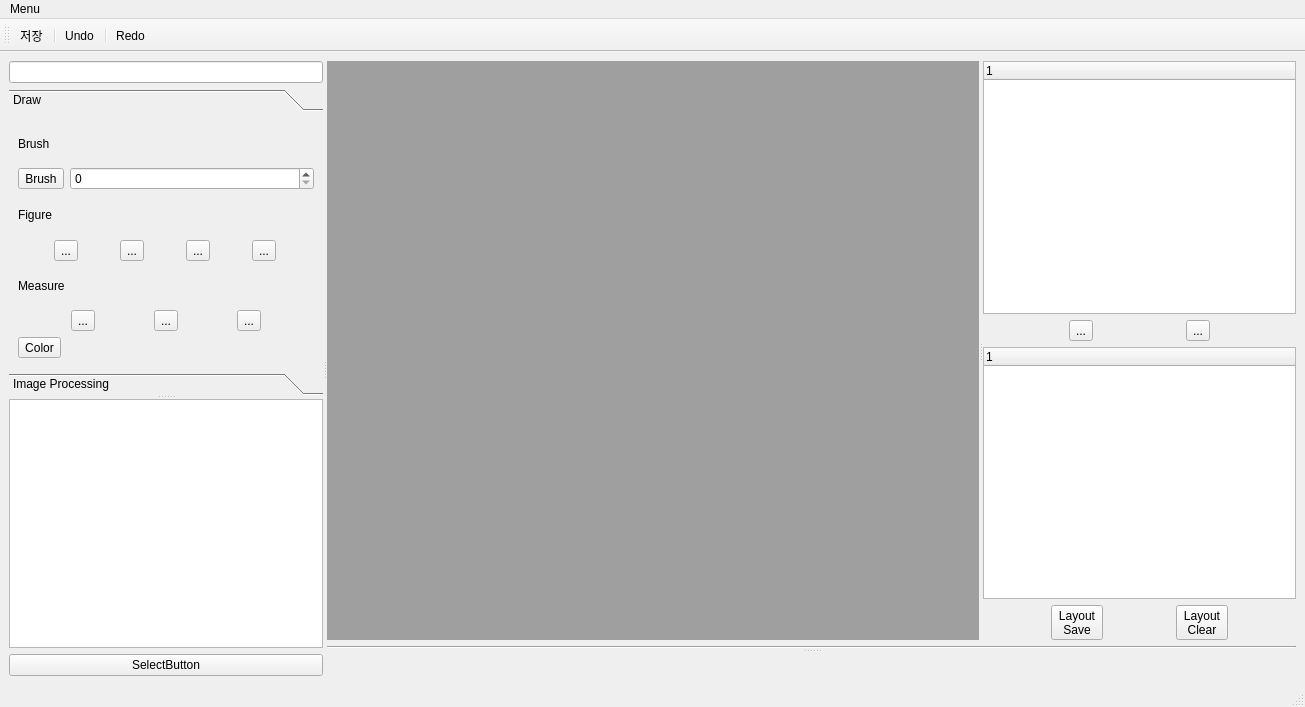
<?xml version="1.0" encoding="UTF-8"?>
<ui version="4.0">
 <class>MainWindow</class>
 <widget class="QMainWindow" name="MainWindow">
  <property name="geometry">
   <rect>
    <x>0</x>
    <y>0</y>
    <width>1305</width>
    <height>707</height>
   </rect>
  </property>
  <property name="windowTitle">
   <string>MainWindow</string>
  </property>
  <widget class="QWidget" name="centralwidget">
   <layout class="QHBoxLayout" name="horizontalLayout_3">
    <item>
     <widget class="QSplitter" name="splitter_3">
      <property name="orientation">
       <enum>Qt::Horizontal</enum>
      </property>
      <widget class="QSplitter" name="splitter_2">
       <property name="orientation">
        <enum>Qt::Vertical</enum>
       </property>
       <widget class="QWidget" name="layoutWidget">
        <layout class="QVBoxLayout" name="verticalLayout_12">
         <item>
          <widget class="QLineEdit" name="lineEdit"/>
         </item>
         <item>
          <widget class="QToolBox" name="toolBox">
           <property name="currentIndex">
            <number>0</number>
           </property>
           <widget class="QWidget" name="page">
            <property name="geometry">
             <rect>
              <x>0</x>
              <y>0</y>
              <width>181</width>
              <height>262</height>
             </rect>
            </property>
            <attribute name="label">
             <string>Draw</string>
            </attribute>
            <layout class="QVBoxLayout" name="verticalLayout_11">
             <item>
              <layout class="QVBoxLayout" name="verticalLayout_5">
               <item>
                <layout class="QVBoxLayout" name="verticalLayout">
                 <item>
                  <widget class="QLabel" name="label">
                   <property name="text">
                    <string>Brush</string>
                   </property>
                  </widget>
                 </item>
                 <item>
                  <layout class="QHBoxLayout" name="horizontalLayout_4">
                   <item>
                    <widget class="QToolButton" name="BrushtoolButton">
                     <property name="text">
                      <string>Brush</string>
                     </property>
                     <property name="icon">
                      <iconset resource="Image.qrc">
                       <normaloff>:/Image/draw2.png</normaloff>:/Image/draw2.png</iconset>
                     </property>
                    </widget>
                   </item>
                   <item>
                    <widget class="QSpinBox" name="spinBox"/>
                   </item>
                  </layout>
                 </item>
                </layout>
               </item>
               <item>
                <layout class="QVBoxLayout" name="verticalLayout_3">
                 <item>
                  <widget class="QLabel" name="label_2">
                   <property name="text">
                    <string>Figure</string>
                   </property>
                  </widget>
                 </item>
                 <item>
                  <layout class="QHBoxLayout" name="horizontalLayout_5">
                   <item>
                    <widget class="QToolButton" name="CircletoolButton">
                     <property name="text">
                      <string>...</string>
                     </property>
                     <property name="icon">
                      <iconset resource="Image.qrc">
                       <normaloff>:/Image/circle2.png</normaloff>:/Image/circle2.png</iconset>
                     </property>
                    </widget>
                   </item>
                   <item>
                    <widget class="QToolButton" name="RectangletoolButton">
                     <property name="text">
                      <string>...</string>
                     </property>
                     <property name="icon">
                      <iconset resource="Image.qrc">
                       <normaloff>:/Image/triangle2.png</normaloff>:/Image/triangle2.png</iconset>
                     </property>
                    </widget>
                   </item>
                   <item>
                    <widget class="QToolButton" name="TriangletoolButton">
                     <property name="text">
                      <string>...</string>
                     </property>
                     <property name="icon">
                      <iconset resource="Image.qrc">
                       <normaloff>:/Image/rectangle2.png</normaloff>:/Image/rectangle2.png</iconset>
                     </property>
                    </widget>
                   </item>
                   <item>
                    <widget class="QToolButton" name="ArrowtoolButton">
                     <property name="text">
                      <string>...</string>
                     </property>
                     <property name="icon">
                      <iconset resource="Image.qrc">
                       <normaloff>:/Image/arrow3.png</normaloff>:/Image/arrow3.png</iconset>
                     </property>
                    </widget>
                   </item>
                  </layout>
                 </item>
                </layout>
               </item>
               <item>
                <layout class="QVBoxLayout" name="verticalLayout_4">
                 <item>
                  <widget class="QLabel" name="label_3">
                   <property name="text">
                    <string>Measure</string>
                   </property>
                  </widget>
                 </item>
                 <item>
                  <layout class="QHBoxLayout" name="horizontalLayout_6">
                   <item>
                    <widget class="QToolButton" name="RulertoolButton">
                     <property name="text">
                      <string>...</string>
                     </property>
                     <property name="icon">
                      <iconset resource="Image.qrc">
                       <normaloff>:/Image/ruler.png</normaloff>:/Image/ruler.png</iconset>
                     </property>
                    </widget>
                   </item>
                   <item>
                    <widget class="QToolButton" name="MeasuretoolButton">
                     <property name="text">
                      <string>...</string>
                     </property>
                     <property name="icon">
                      <iconset resource="Image.qrc">
                       <normaloff>:/Image/measure.png</normaloff>:/Image/measure.png</iconset>
                     </property>
                    </widget>
                   </item>
                   <item>
                    <widget class="QToolButton" name="ProtractortoolButton">
                     <property name="text">
                      <string>...</string>
                     </property>
                     <property name="icon">
                      <iconset resource="Image.qrc">
                       <normaloff>:/Image/progtractor.png</normaloff>:/Image/progtractor.png</iconset>
                     </property>
                    </widget>
                   </item>
                  </layout>
                 </item>
                </layout>
               </item>
               <item>
                <widget class="QToolButton" name="ColortoolButton">
                 <property name="layoutDirection">
                  <enum>Qt::LeftToRight</enum>
                 </property>
                 <property name="text">
                  <string>Color</string>
                 </property>
                 <property name="icon">
                  <iconset resource="Image.qrc">
                   <normaloff>:/Image/color.png</normaloff>:/Image/color.png</iconset>
                 </property>
                 <property name="iconSize">
                  <size>
                   <width>150</width>
                   <height>15</height>
                  </size>
                 </property>
                </widget>
               </item>
              </layout>
             </item>
            </layout>
           </widget>
           <widget class="QWidget" name="page_3">
            <property name="geometry">
             <rect>
              <x>0</x>
              <y>0</y>
              <width>221</width>
              <height>241</height>
             </rect>
            </property>
            <attribute name="label">
             <string>Image Processing</string>
            </attribute>
            <layout class="QVBoxLayout" name="verticalLayout_10">
             <item>
              <layout class="QVBoxLayout" name="verticalLayout_9">
               <item>
                <layout class="QVBoxLayout" name="verticalLayout_8">
                 <item>
                  <widget class="QLabel" name="label_4">
                   <property name="text">
                    <string>Image</string>
                   </property>
                  </widget>
                 </item>
                 <item>
                  <layout class="QVBoxLayout" name="verticalLayout_6">
                   <item>
                    <layout class="QHBoxLayout" name="horizontalLayout_7">
                     <item>
                      <widget class="QToolButton" name="ColortoolButton_9">
                       <property name="text">
                        <string>...</string>
                       </property>
                       <property name="icon">
                        <iconset resource="Image.qrc">
                         <normaloff>:/Image/colorreversal.png</normaloff>:/Image/colorreversal.png</iconset>
                       </property>
                      </widget>
                     </item>
                     <item>
                      <widget class="QToolButton" name="ColortoolButton_7">
                       <property name="text">
                        <string>...</string>
                       </property>
                       <property name="icon">
                        <iconset resource="Image.qrc">
                         <normaloff>:/Image/colorreversal.png</normaloff>:/Image/colorreversal.png</iconset>
                       </property>
                      </widget>
                     </item>
                     <item>
                      <widget class="QToolButton" name="ColortoolButton_8">
                       <property name="text">
                        <string>...</string>
                       </property>
                       <property name="icon">
                        <iconset resource="Image.qrc">
                         <normaloff>:/Image/reversal.png</normaloff>:/Image/reversal.png</iconset>
                       </property>
                      </widget>
                     </item>
                    </layout>
                   </item>
                   <item>
                    <layout class="QHBoxLayout" name="horizontalLayout_8">
                     <item>
                      <widget class="QToolButton" name="SharpentoolButton">
                       <property name="text">
                        <string>...</string>
                       </property>
                       <property name="icon">
                        <iconset resource="Image.qrc">
                         <normaloff>:/Image/sharpen.png</normaloff>:/Image/sharpen.png</iconset>
                       </property>
                      </widget>
                     </item>
                     <item>
                      <widget class="QToolButton" name="ColortoolButton_10">
                       <property name="text">
                        <string>...</string>
                       </property>
                       <property name="icon">
                        <iconset resource="Image.qrc">
                         <normaloff>:/Image/bright.png</normaloff>:/Image/bright.png</iconset>
                       </property>
                      </widget>
                     </item>
                     <item>
                      <widget class="QToolButton" name="ColortoolButton_12">
                       <property name="text">
                        <string>...</string>
                       </property>
                       <property name="icon">
                        <iconset resource="Image.qrc">
                         <normaloff>:/Image/panning.png</normaloff>:/Image/panning.png</iconset>
                       </property>
                      </widget>
                     </item>
                    </layout>
                   </item>
                   <item>
                    <layout class="QHBoxLayout" name="horizontalLayout_9">
                     <item>
                      <widget class="QToolButton" name="ColortoolButton_6">
                       <property name="text">
                        <string>...</string>
                       </property>
                       <property name="icon">
                        <iconset resource="Image.qrc">
                         <normaloff>:/Image/rotate.png</normaloff>:/Image/rotate.png</iconset>
                       </property>
                      </widget>
                     </item>
                     <item>
                      <widget class="QToolButton" name="ColortoolButton_11">
                       <property name="text">
                        <string>...</string>
                       </property>
                       <property name="icon">
                        <iconset resource="Image.qrc">
                         <normaloff>:/Image/zoom.png</normaloff>:/Image/zoom.png</iconset>
                       </property>
                      </widget>
                     </item>
                    </layout>
                   </item>
                  </layout>
                 </item>
                </layout>
               </item>
               <item>
                <layout class="QVBoxLayout" name="verticalLayout_7">
                 <item>
                  <widget class="QLabel" name="label_5">
                   <property name="text">
                    <string>Initialize</string>
                   </property>
                  </widget>
                 </item>
                 <item>
                  <layout class="QHBoxLayout" name="horizontalLayout_10">
                   <item>
                    <widget class="QPushButton" name="pushButton_3">
                     <property name="text">
                      <string>Draw</string>
                     </property>
                    </widget>
                   </item>
                   <item>
                    <widget class="QPushButton" name="pushButton_4">
                     <property name="text">
                      <string>Image</string>
                     </property>
                    </widget>
                   </item>
                  </layout>
                 </item>
                </layout>
               </item>
              </layout>
             </item>
            </layout>
           </widget>
          </widget>
         </item>
        </layout>
       </widget>
       <widget class="QWidget" name="">
        <layout class="QVBoxLayout" name="verticalLayout_15">
         <item>
          <widget class="QTableView" name="patientTableView">
           <property name="alternatingRowColors">
            <bool>true</bool>
           </property>
           <property name="selectionBehavior">
            <enum>QAbstractItemView::SelectRows</enum>
           </property>
           <attribute name="verticalHeaderDefaultSectionSize">
            <number>30</number>
           </attribute>
          </widget>
         </item>
         <item>
          <widget class="QPushButton" name="selectButton">
           <property name="text">
            <string>SelectButton</string>
           </property>
          </widget>
         </item>
        </layout>
       </widget>
      </widget>
      <widget class="QSplitter" name="splitter2">
       <property name="orientation">
        <enum>Qt::Vertical</enum>
       </property>
       <widget class="QWidget" name="layoutWidget">
        <layout class="QVBoxLayout" name="verticalLayout_14">
         <item>
          <widget class="QSplitter" name="splitter">
           <property name="orientation">
            <enum>Qt::Horizontal</enum>
           </property>
           <widget class="QMdiArea" name="mdiArea">
            <property name="viewMode">
             <enum>QMdiArea::TabbedView</enum>
            </property>
           </widget>
           <widget class="QWidget" name="layoutWidget">
            <layout class="QVBoxLayout" name="verticalLayout_2">
             <item>
              <widget class="QTreeWidget" name="treeWidget">
               <column>
                <property name="text">
                 <string notr="true">1</string>
                </property>
               </column>
              </widget>
             </item>
             <item>
              <layout class="QHBoxLayout" name="horizontalLayout">
               <item>
                <spacer name="horizontalSpacer_3">
                 <property name="orientation">
                  <enum>Qt::Horizontal</enum>
                 </property>
                 <property name="sizeHint" stdset="0">
                  <size>
                   <width>18</width>
                   <height>20</height>
                  </size>
                 </property>
                </spacer>
               </item>
               <item>
                <widget class="QToolButton" name="toolButton">
                 <property name="text">
                  <string>...</string>
                 </property>
                </widget>
               </item>
               <item>
                <spacer name="horizontalSpacer">
                 <property name="orientation">
                  <enum>Qt::Horizontal</enum>
                 </property>
                 <property name="sizeHint" stdset="0">
                  <size>
                   <width>18</width>
                   <height>20</height>
                  </size>
                 </property>
                </spacer>
               </item>
               <item>
                <widget class="QToolButton" name="toolButton_2">
                 <property name="text">
                  <string>...</string>
                 </property>
                </widget>
               </item>
               <item>
                <spacer name="horizontalSpacer_2">
                 <property name="orientation">
                  <enum>Qt::Horizontal</enum>
                 </property>
                 <property name="sizeHint" stdset="0">
                  <size>
                   <width>18</width>
                   <height>20</height>
                  </size>
                 </property>
                </spacer>
               </item>
              </layout>
             </item>
             <item>
              <widget class="QTreeWidget" name="treeWidget_2">
               <column>
                <property name="text">
                 <string notr="true">1</string>
                </property>
               </column>
              </widget>
             </item>
             <item>
              <layout class="QHBoxLayout" name="horizontalLayout_2">
               <item>
                <spacer name="horizontalSpacer_4">
                 <property name="orientation">
                  <enum>Qt::Horizontal</enum>
                 </property>
                 <property name="sizeHint" stdset="0">
                  <size>
                   <width>18</width>
                   <height>20</height>
                  </size>
                 </property>
                </spacer>
               </item>
               <item>
                <widget class="QToolButton" name="toolButton_3">
                 <property name="styleSheet">
                  <string notr="true">QToolButton {background-color: rgb(174, 255, 108)};</string>
                 </property>
                 <property name="text">
                  <string>Layout
Save</string>
                 </property>
                </widget>
               </item>
               <item>
                <spacer name="horizontalSpacer_5">
                 <property name="orientation">
                  <enum>Qt::Horizontal</enum>
                 </property>
                 <property name="sizeHint" stdset="0">
                  <size>
                   <width>18</width>
                   <height>20</height>
                  </size>
                 </property>
                </spacer>
               </item>
               <item>
                <widget class="QToolButton" name="toolButton_4">
                 <property name="styleSheet">
                  <string notr="true">QToolButton {background-color: rgb(64, 230, 255)};</string>
                 </property>
                 <property name="text">
                  <string>Layout
Clear</string>
                 </property>
                </widget>
               </item>
               <item>
                <spacer name="horizontalSpacer_6">
                 <property name="orientation">
                  <enum>Qt::Horizontal</enum>
                 </property>
                 <property name="sizeHint" stdset="0">
                  <size>
                   <width>18</width>
                   <height>20</height>
                  </size>
                 </property>
                </spacer>
               </item>
              </layout>
             </item>
            </layout>
           </widget>
          </widget>
         </item>
         <item>
          <widget class="Line" name="line">
           <property name="orientation">
            <enum>Qt::Horizontal</enum>
           </property>
          </widget>
         </item>
        </layout>
       </widget>
       <widget class="QWidget" name="layoutWidget">
        <layout class="QVBoxLayout" name="verticalLayout_13">
         <item>
          <spacer name="verticalSpacer">
           <property name="orientation">
            <enum>Qt::Vertical</enum>
           </property>
           <property name="sizeHint" stdset="0">
            <size>
             <width>20</width>
             <height>18</height>
            </size>
           </property>
          </spacer>
         </item>
         <item>
          <widget class="QWidget" name="albumWidget" native="true"/>
         </item>
        </layout>
       </widget>
      </widget>
     </widget>
    </item>
   </layout>
  </widget>
  <widget class="QMenuBar" name="menubar">
   <property name="geometry">
    <rect>
     <x>0</x>
     <y>0</y>
     <width>1305</width>
     <height>26</height>
    </rect>
   </property>
   <widget class="QMenu" name="menuMenu">
    <property name="title">
     <string>Menu</string>
    </property>
   </widget>
   <addaction name="menuMenu"/>
  </widget>
  <widget class="QStatusBar" name="statusbar"/>
  <widget class="QToolBar" name="toolBar">
   <property name="windowTitle">
    <string>toolBar</string>
   </property>
   <attribute name="toolBarArea">
    <enum>TopToolBarArea</enum>
   </attribute>
   <attribute name="toolBarBreak">
    <bool>false</bool>
   </attribute>
   <addaction name="actionSave"/>
   <addaction name="separator"/>
   <addaction name="actionUndo"/>
   <addaction name="separator"/>
   <addaction name="actionRedo"/>
  </widget>
  <action name="actionSave">
   <property name="text">
    <string>저장</string>
   </property>
  </action>
  <action name="actionRedo">
   <property name="text">
    <string>Redo</string>
   </property>
  </action>
  <action name="actionUndo">
   <property name="text">
    <string>Undo</string>
   </property>
  </action>
 </widget>
 <resources>
  <include location="Image.qrc"/>
 </resources>
 <connections/>
</ui>
